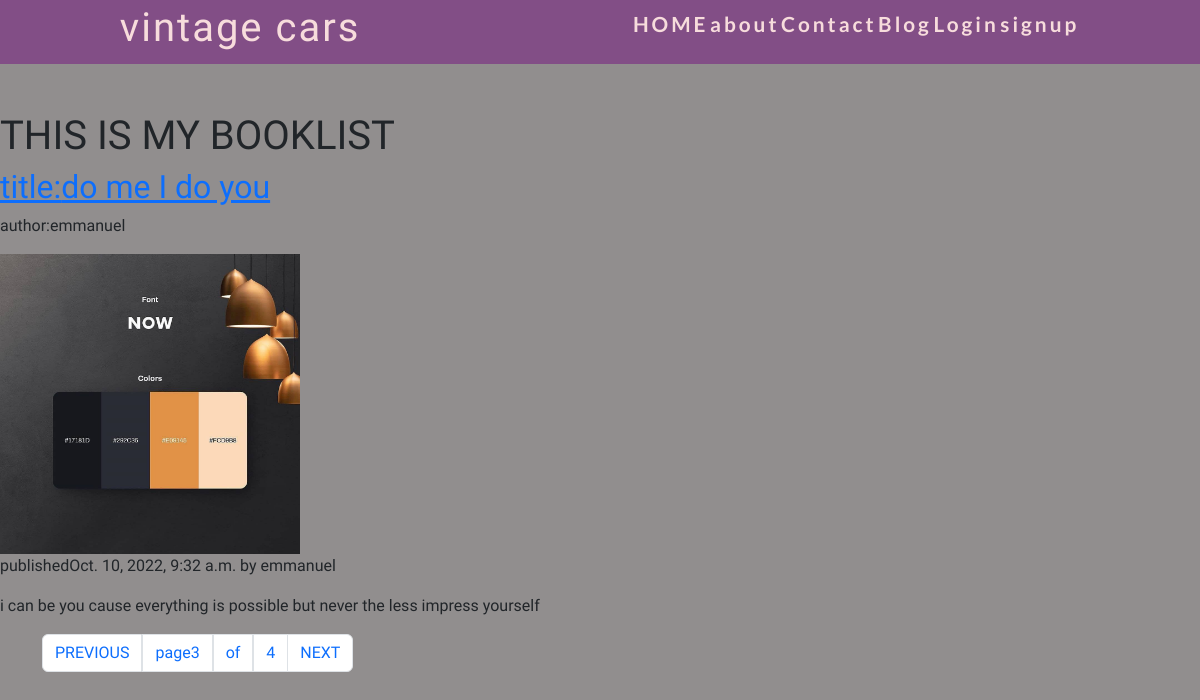
Page /?page=3 on the earlier database version.
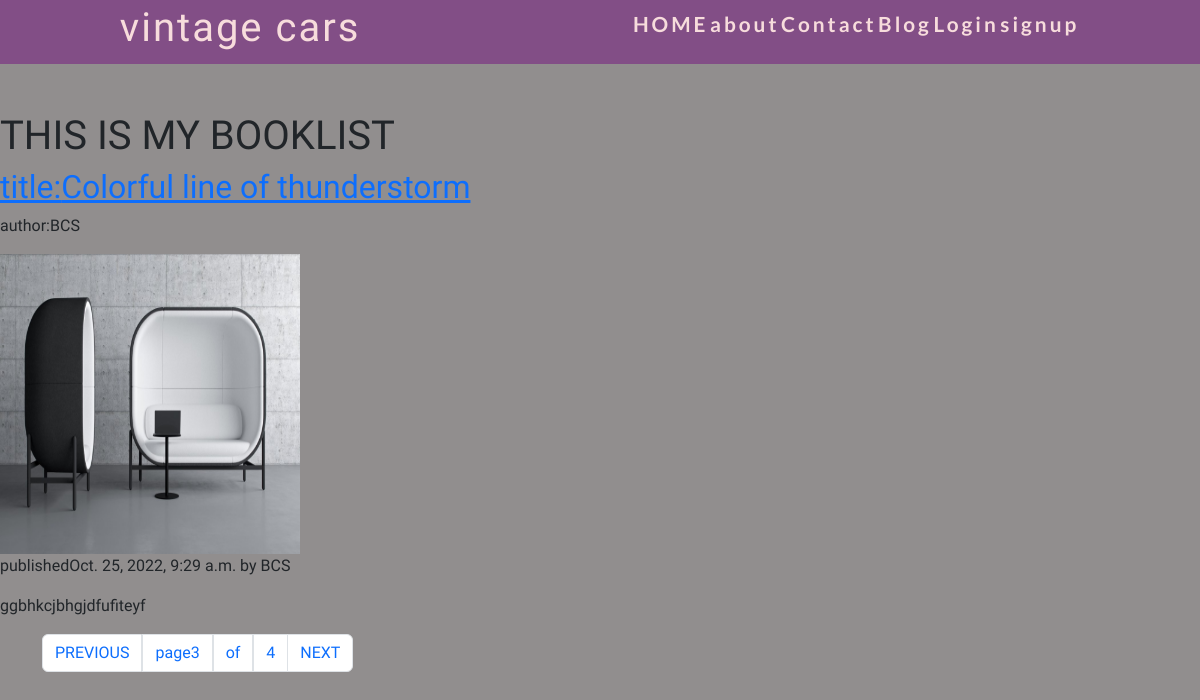
Same page on the later database version.
### blog/models.py (models this page shows, shortened)
class Post(models.Model):
    STATUS_CHOICES =(
        ('draft','Draft'),
        ('published','Published')
    )
    title = models.CharField(max_length=250)
    post_image=models.ImageField(blank=True, null=True, upload_to = "posts/")
    slug =models.CharField(max_length=250,unique_for_date='publish')
    author = models.ForeignKey(User, on_delete=models.CASCADE,related_name='blog_Post')
    body =models.TextField()
    publish = models.DateTimeField(default=timezone.now)
    create = models.DateField(auto_now_add=True)
    update = models.DateTimeField(auto_now=True)
    status = models.CharField(max_length=10,choices=STATUS_CHOICES, default='draft')
    class meta:
        ordering = ('-publish',)
    def get_absolute_url(self):
        return reverse('blog:post_detail',args=[self.publish.year,self.publish.month,self.publish.day,self.slug])

### blog/views.py (the view)
# urls.py: path("",Post_list,name="home"),
def Post_list(request):
    posts=Post.objects.all()
    paginator = Paginator(posts,1)
    page = request.GET.get('page')
    try:
        posts=paginator.page(page)
    except PageNotAnInteger:
        posts=paginator.page(1)
    except EmptyPage:
        posts=paginator.page(paginator.num_pages)
    return render(request,'index.html',{'page':page,  'posts':posts})

### blog/templates/index.html
{% extends 'base.html'%}
{% load static %}
{% block content %}
    <h1>THIS IS MY BOOKLIST</h1>
    {% for post in posts %}
    <a href="{{ post.get_absolute_url }}"><h2>title:{{post.title}}</h2></a>
    <p>author:{{post.author}}</p>
    {% if post.post_image%}
    <img src="{{post.post_image.url}}"alt="" width="300px" height="300px">
    {% endif %}
    <p class="date">published{{post.publish}} by {{post.author}}</p>
    {{post.body|truncatewords:30|linebreaks}}
    {% endfor %}
{% include "pagination.html" with page=posts %}
{% endblock content %}

### blog/templates/base.html (shortened to what this page needs)
{% load static %}
<!DOCTYPE html>
<html lang="en">
<head>
    <link href="https://cdn.jsdelivr.net/npm/bootstrap@5.2.2/dist/css/bootstrap.min.css" rel="stylesheet">
    <link rel="stylesheet" href="{% static 'css/app.css' %}">
    <link rel="stylesheet" href="{% static 'css/mobile.css' %}">
</head>
<body>
    <nav>
        <div class="logo">
            <h1>vintage cars</h1>
        </div>
        <ul class="nav-links">
            <li><a href="">HOME</a></li>
            <li><a href="">about</a></li>
            <li> <a href="">Contact</a> </li>
            <li><a href="">Blog</a></li>
            {% if user.is_authenticated %}
            <li><a href="{% url 'blog:logout' %}">Logout</a> </li>
            {% else%}
            <li>
                <a href="{% url 'blog:login' %}">Login</a>
            </li>
            <li>
                <a href="{% url 'account:signup'%}">signup</a>
            </li>
            {% endif %}
        </ul>
    </nav>
{% block content %}
{% endblock content %}
</html>

### blog/templates/pagination.html
<div class="container justify-content-center ">
    <ul  class="pagination">
        <li class="page-item">
            {% if page.has_previous %}
              <a href="?page={{page.previous_page_number}}" class="page-link">PREVIOUS</a>
            </li>
            {% endif %}
            <li class="page-item page-link">
                page{{page.number}}
            </li>
            <li  class="page-item page-link">of</li>
             <li class="page-item page-link"> {{page.paginator.num_pages}}</li>
             <li class="page-item">
                 {% if page.has_next %}
                <a href="?page={{page.next_page_number}}" class="page-link">NEXT</a>
                {% endif %}
             </li>
    </ul>
</div>

### static/css/app.css (style rules this page uses)
:root { --bg-color: rgb(145, 142, 142); --text-color: rgb(247, 220, 220); --headline-color: rgb(102, 64, 64); --button-color: rgb(136, 105, 194); --accent-color:rgb(130, 78, 134); --headline-font:'Lato', sans-serif; --body-font:'Raleway', sans-serif; }
* { padding: 0; margin: 0; box-sizing: border-box; }
body { font-size: 16px; font-family: var(--body-font); background-color: var(--bg-color); }
nav { display: flex; justify-content: space-around; align-items: center; min-height: 8vh; background-color: var(--accent-color); }
.logo { color: var(--text-color); font-size: 1rem; font-weight: bold; letter-spacing: 2px; }
.nav-links { display: flex; width: 40%; justify-content: space-around; }
.nav-links li { list-style: none; }
.nav-links a { color: var(--text-color); text-decoration: none; letter-spacing: 3px; font-weight: bold; font-size: 1.3rem; font-family: var(--headline-font); }

Differences in the rows shown:
removed Post: title "do me I do you", author "emmanuel", post_image (picture), publish "Oct. 10, 2022, 9:32 a.m.", body "i can be you cause everything is possible but never the less impress yourself"
added Post: title "Colorful line of thunderstorm", author "BCS", post_image (picture), publish "Oct. 25, 2022, 9:29 a.m.", body "ggbhkcjbhgjdfufiteyf"
